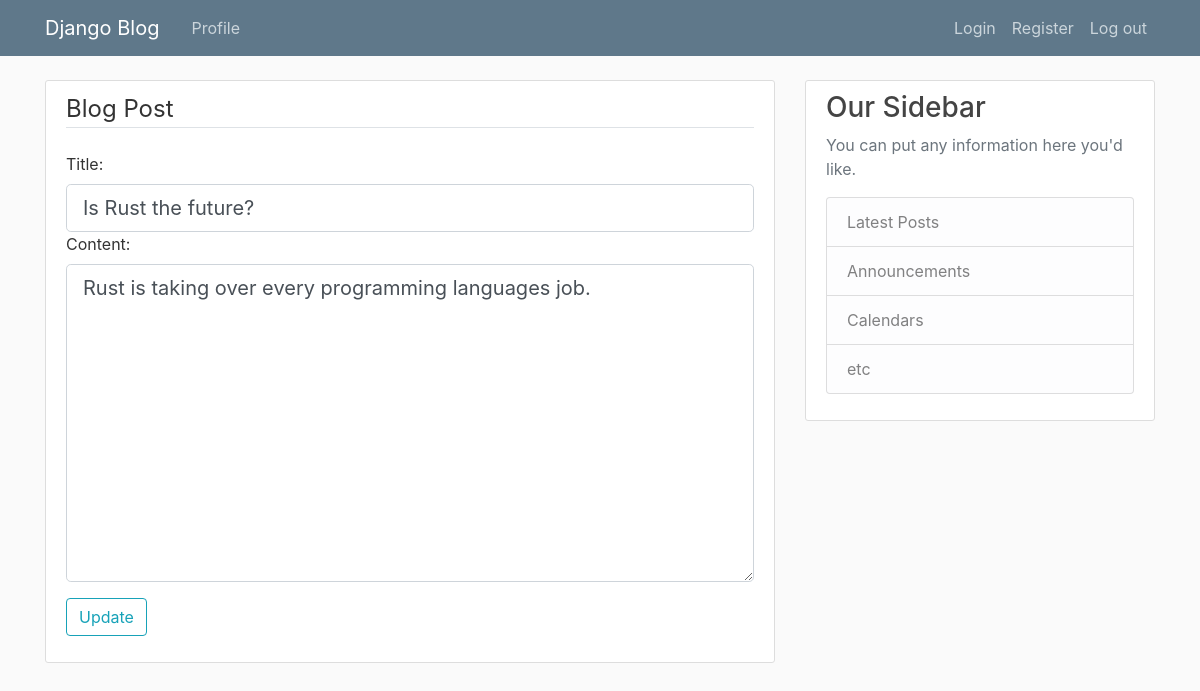
The page /update/5 (signed in) on the database its author committed.
### blog/models.py (models this page shows)
class Post(models.Model):
    title = models.CharField(max_length=255)
    content = models.TextField()
    author = models.ForeignKey(User, on_delete=models.CASCADE, null=True, blank=True)
    data = models.DateField(auto_now_add=True)

### blog/views.py (the view)
# urls.py: path('update/<int:pk>', views.update_post, name='update-post'),
@login_required
def update_post(request, pk):
    post = Post.objects.get(pk=pk)
    if request.method == "POST":
        form = PostForm(request.POST, instance=post)
        if form.is_valid():
            form.save()
            return redirect(f"http://127.0.0.1:8000/post/{post.pk}")
    form = PostForm(instance=post)
    return render(request, "updatePost.html", {"form":form})

### blog/forms.py
class PostForm(ModelForm):
    def __init__(self, *args, **kwargs):
        super().__init__(*args, **kwargs)
        self.fields['content'].widget.attrs['class'] = 'form-control form-control-lg'
        self.fields['title'].widget.attrs['class'] = 'form-control form-control-lg'
    class Meta:
        model = Post
        fields = ['title', 'content']

### blog/templates/updatePost.html (shortened to what this page needs)
{% extends "base.html" %}
{% block content %}
    <div class="content-section">
        <form method="POST">
            <fieldset class="form-group">
                <legend class="border-bottom mb-4">Blog Post</legend>
                {{ form }}
            </fieldset>
            <div class="form-group">
                <button class="btn btn-outline-info" type="submit">Update</button>
            </div>
        </form>
    </div>
{% endblock content %}

### blog/static/blog/main.css (style rules this page uses)
body { background: #fafafa; color: #333333; margin-top: 5rem; }
.content-section { background: #ffffff; padding: 10px 20px; border: 1px solid #dddddd; border-radius: 3px; margin-bottom: 20px; }

### rows shown on the page
Post: title "Is Rust the future?", content "Rust is taking over every programming languages job."
